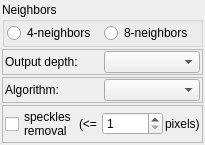
<?xml version="1.0" encoding="UTF-8"?>
<ui version="4.0">
 <class>BlobClusterWidget</class>
 <widget class="QWidget" name="BlobClusterWidget">
  <property name="geometry">
   <rect>
    <x>0</x>
    <y>0</y>
    <width>205</width>
    <height>129</height>
   </rect>
  </property>
  <property name="windowTitle">
   <string>Form</string>
  </property>
  <layout class="QVBoxLayout" name="verticalLayout">
   <property name="spacing">
    <number>2</number>
   </property>
   <property name="leftMargin">
    <number>2</number>
   </property>
   <property name="topMargin">
    <number>2</number>
   </property>
   <property name="rightMargin">
    <number>2</number>
   </property>
   <property name="bottomMargin">
    <number>2</number>
   </property>
   <item>
    <widget class="QGroupBox" name="groupBox">
     <property name="title">
      <string>Neighbors</string>
     </property>
     <layout class="QHBoxLayout" name="horizontalLayout">
      <property name="spacing">
       <number>3</number>
      </property>
      <property name="leftMargin">
       <number>2</number>
      </property>
      <property name="topMargin">
       <number>1</number>
      </property>
      <property name="rightMargin">
       <number>2</number>
      </property>
      <property name="bottomMargin">
       <number>1</number>
      </property>
      <item>
       <widget class="QRadioButton" name="fourRadioButton">
        <property name="text">
         <string>4-neighbors</string>
        </property>
       </widget>
      </item>
      <item>
       <widget class="QRadioButton" name="eightRadioButton">
        <property name="text">
         <string>8-neighbors</string>
        </property>
       </widget>
      </item>
     </layout>
    </widget>
   </item>
   <item>
    <widget class="QFrame" name="frame">
     <property name="frameShape">
      <enum>QFrame::StyledPanel</enum>
     </property>
     <property name="frameShadow">
      <enum>QFrame::Raised</enum>
     </property>
     <layout class="QHBoxLayout" name="horizontalLayout_2">
      <property name="spacing">
       <number>3</number>
      </property>
      <property name="leftMargin">
       <number>2</number>
      </property>
      <property name="topMargin">
       <number>1</number>
      </property>
      <property name="rightMargin">
       <number>2</number>
      </property>
      <property name="bottomMargin">
       <number>1</number>
      </property>
      <item>
       <widget class="QLabel" name="label">
        <property name="text">
         <string>Output depth:</string>
        </property>
       </widget>
      </item>
      <item>
       <widget class="QComboBox" name="depthComboBox"/>
      </item>
     </layout>
    </widget>
   </item>
   <item>
    <widget class="QFrame" name="frame_3">
     <property name="frameShape">
      <enum>QFrame::StyledPanel</enum>
     </property>
     <property name="frameShadow">
      <enum>QFrame::Raised</enum>
     </property>
     <layout class="QHBoxLayout" name="horizontalLayout_4">
      <property name="spacing">
       <number>3</number>
      </property>
      <property name="leftMargin">
       <number>2</number>
      </property>
      <property name="topMargin">
       <number>1</number>
      </property>
      <property name="rightMargin">
       <number>2</number>
      </property>
      <property name="bottomMargin">
       <number>1</number>
      </property>
      <item>
       <widget class="QLabel" name="label_4">
        <property name="text">
         <string>Algorithm:</string>
        </property>
       </widget>
      </item>
      <item>
       <widget class="QComboBox" name="algorithmComboBox"/>
      </item>
     </layout>
    </widget>
   </item>
   <item>
    <widget class="QFrame" name="frame_2">
     <property name="frameShape">
      <enum>QFrame::StyledPanel</enum>
     </property>
     <property name="frameShadow">
      <enum>QFrame::Raised</enum>
     </property>
     <layout class="QHBoxLayout" name="horizontalLayout_3">
      <property name="spacing">
       <number>2</number>
      </property>
      <property name="leftMargin">
       <number>2</number>
      </property>
      <property name="topMargin">
       <number>1</number>
      </property>
      <property name="rightMargin">
       <number>2</number>
      </property>
      <property name="bottomMargin">
       <number>1</number>
      </property>
      <item>
       <widget class="QCheckBox" name="speckleCheckBox">
        <property name="text">
         <string>speckles
removal</string>
        </property>
       </widget>
      </item>
      <item>
       <widget class="QLabel" name="label_2">
        <property name="text">
         <string>(&lt;=</string>
        </property>
       </widget>
      </item>
      <item>
       <widget class="QSpinBox" name="areaSpinBox">
        <property name="minimum">
         <number>1</number>
        </property>
        <property name="maximum">
         <number>10000</number>
        </property>
       </widget>
      </item>
      <item>
       <widget class="QLabel" name="label_3">
        <property name="text">
         <string>pixels)</string>
        </property>
       </widget>
      </item>
     </layout>
    </widget>
   </item>
  </layout>
 </widget>
 <resources/>
 <connections/>
</ui>
